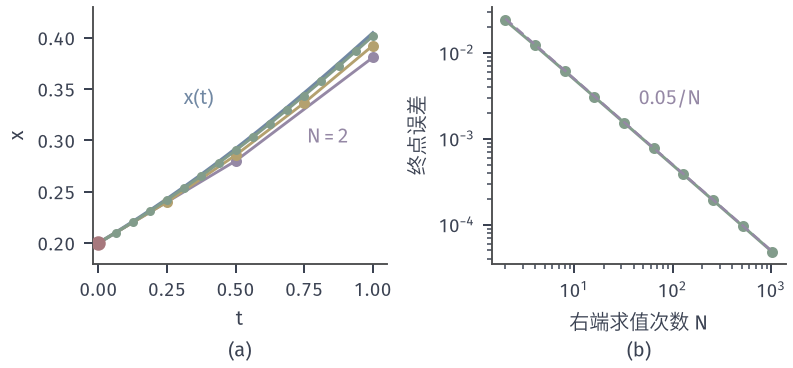

This chart was generated by the following Python code:
from pathlib import Path
import sys
sys.path.insert(0, str(Path(__file__).resolve().parents[1]/"odenum-common"))
from odenum_common import *

# Target: endpoint error of Euler under step refinement at T=1.
fig, ax = figure(width_mm=112, height_mm=52, ncols=2)
T = 1.0; x1 = float(exact(T))
t = np.linspace(0, 1, 200)
a = ax[0]
a.plot(t, exact(t), color=BLUE, lw=1.4)
cols = {2: PURPLE, 4: YELLOW, 16: GREEN}
for n, c in cols.items():
    h = T/n; xs = integrate(euler_step, f, h, n)
    a.plot(h*np.arange(n+1), xs, color=c, lw=1.15, marker='o', ms=2.6 if n > 4 else 3.4)
a.plot([0], [X0], 'o', color=RED, ms=4.8, zorder=6)
a.set_xlabel(r'$t$'); a.set_ylabel(r'$x$')
a.set_xlim(-.02, 1.05); a.set_ylim(.18, .43)
a.text(.76, .297, r'$N=2$', color=PURPLE)
a.text(.42, .335, r'$x(t)$', color=BLUE, ha='right')
b = ax[1]
Ns = 2**np.arange(1, 11)
err = np.array([abs(integrate(euler_step, f, T/n, int(n))[-1]-x1) for n in Ns])
b.loglog(Ns, err, 'o-', color=GREEN, lw=1.2, ms=3.4)
b.loglog(Ns, .05/Ns, color=PURPLE, lw=.95, ls=(0, (4, 2)))
b.set_xlabel('右端求值次数 N'); b.set_ylabel('终点误差')
b.text(45, 2.5e-3, r'$0.05/N$', color=PURPLE)
panel(ax[0], '(a)', -.3); panel(ax[1], '(b)', -.3)
save(fig, Path(__file__).resolve().parent, 'figure', {'formula': 'x=x(1-x), Euler, T=1', 'N': Ns.tolist(), 'err': err.tolist()})
